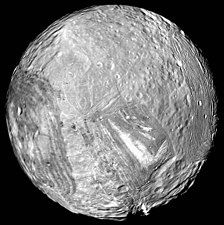
%> input picture images/miranda.jpg, 224 x 225 px
$ octave ex_2.m   (GNU Octave 9; MATLAB toolbox functions it lacks are replaced by stand-ins)
%> lines starting %> are read from the running program, lines starting %| are printed output that depends on the picture
clear;
clc;

%i = imgetfile;
input_image = imread('images/miranda.jpg');
%> input_image is the input picture: size 225x224 uint8; min 0, max 255, mean 114.2
%gray_image = rgb2gray(input_image);
padded_image = padarray(input_image,[1,1],0);
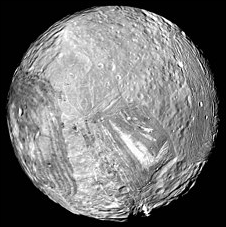
%> padded_image: size 227x226 uint8; min 0, max 255, mean 112.2
[numRow,numCol] = size(padded_image);
%> numRow = 227; numCol = 226

image = padded_image;


w = [1 1 1;1 1 1;1 1 1];

for r=2:numRow-1
    for c=2:numCol-1
        image(r,c) = sum(sum(w.*double(padded_image(r-1:r+1,c-1:c+1))))/9;

    end
end
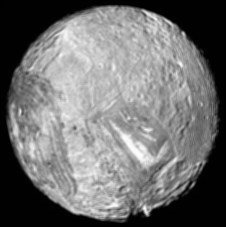
%> image: size 227x226 uint8; min 0, max 254, mean 112.2

new_image = uint8(image);
subplot(2,2,1);
imshow(input_image),title('Original Image');
subplot(2,2,2);

imshow(new_image),title('Blurred Image');

sharp_part = padded_image-image;
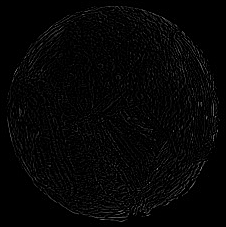
%> sharp_part: size 227x226 uint8; min 0, max 133, mean 5.3

final_image_matrix = padded_image+sharp_part;
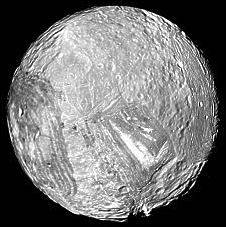
%> final_image_matrix: size 227x226 uint8; min 0, max 255, mean 116.8
final_image = uint8(final_image_matrix);

subplot(2,2,3);
imshow(final_image),title('Sharpened Image');

$ run again, with images/cameraman.tif saved as images/miranda.jpg
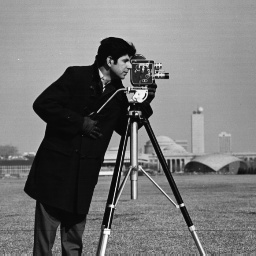
%> input picture images/cameraman.tif, 256 x 256 px
%> input_image is the input picture: size 256x256 uint8; min 4, max 254, mean 118.7
%> `sharp_part = padded_image-image;`:
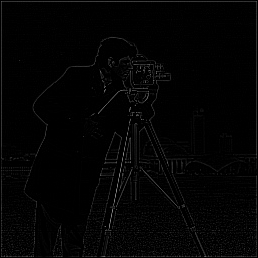
%> sharp_part: size 258x258 uint8; min 0, max 138, mean 3.7
%> `final_image_matrix = padded_image+sharp_part;`:
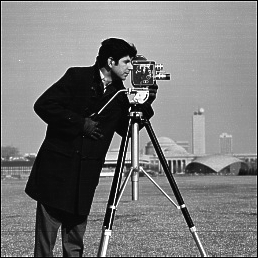
%> final_image_matrix: size 258x258 uint8; min 0, max 255, mean 120.5
